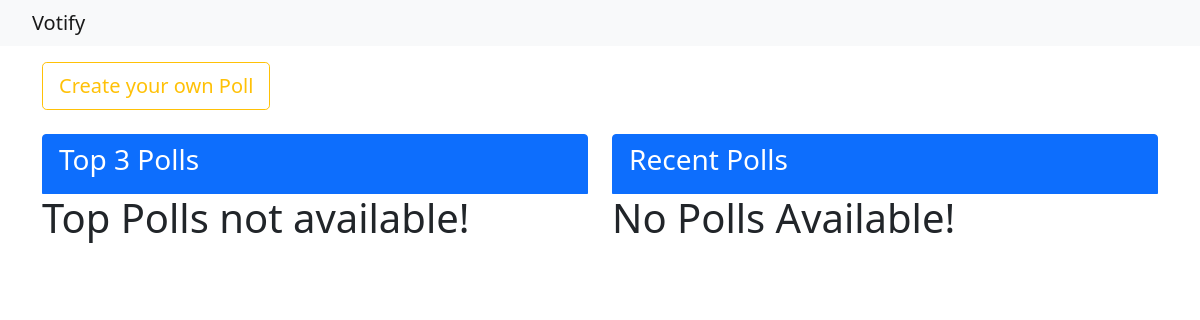
Page /poll/ on the earlier database version.
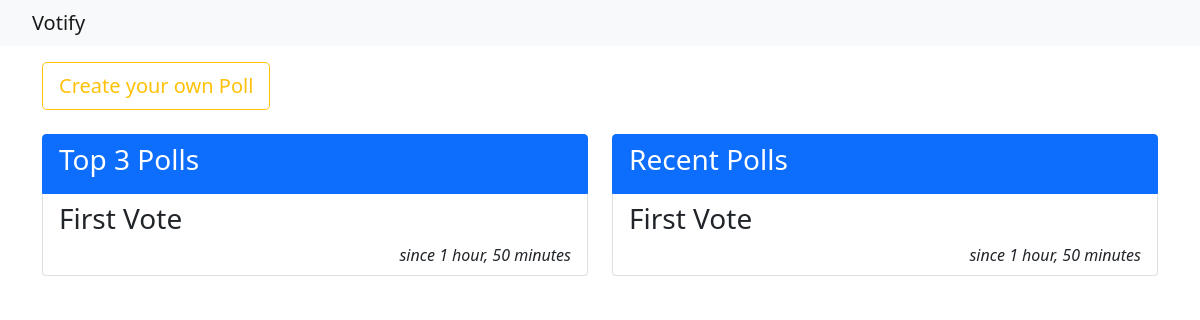
Same page on the later database version.
### votingapp/models.py (models this page shows, shortened)
class Poll(models.Model):
    author = models.ForeignKey('auth.User', on_delete=models.DO_NOTHING)
    title = models.CharField(max_length=256, unique=True)
    text = models.TextField()
    created_date = models.DateTimeField(default=timezone.now())
    last_update = models.DateTimeField(default=timezone.now())

### votingapp/views.py (the view)
# urls.py: path('poll/', poll_list.as_view(), name='poll_list'),
class poll_list(TemplateView):
    model = Poll
    template_name = 'poll_list.html'
    def get_context_data(self, **kwargs):
        LastPolls = Poll.objects.filter(created_date__lte = timezone.now()).order_by('-created_date')[:3]
        TopPolls = Poll.objects.filter(last_update__lte = timezone.now()).order_by('-last_update')[:3]
        context_data = super().get_context_data(**kwargs)
        context_data['LastPolls'] = LastPolls
        context_data['TopPolls'] = TopPolls
        return context_data

### votingapp/templates/votingapp/poll_list.html (shortened to what this page needs)
{% extends 'shared.html' %}
{% block body_block %}
<div class="mb-4">
  <div class="row">
    <div class="col-6">
      <a href="{% url 'votingapp:poll_new' %}"> <button type="button" class="btn  btn-lg btn-outline-warning"">Create your own Poll</button></a>
    </div>
  </div>
</div>
<div class=" justify-content-center">
          <div class="row w-cols-2">
            <div class="col">
              <ul class="list-group">
                <li class="list-group-item active" aria-current="true">
                  <h3>Top 3 Polls</h3>
                </li>
                {% if TopPolls %}
                {% for item in TopPolls %}
                <li class="list-group-item">
                  <h3>{{item.title}}</h3>
                  <div class="text-end"> <i id="log">since {{item.created_date | timesince}}</i> </div>
                </li>
                {% endfor %}
                {% else %}
                <h1>Top Polls not available!</h1>
                {% endif %}
              </ul>
            </div>
            <div class="col">
              <ul class="list-group">
                <li class="list-group-item active" aria-current="true">
                  <h3>Recent Polls</h3>
                </li>
                {% if LastPolls %}
                {% for item in LastPolls %}
                <li class="list-group-item">
                  <h3>{{item.title}}</h3>
                  <div class="text-end"> <i id="log">since {{item.created_date | timesince}}</i> </div>
                </li>
                {% endfor %}
                {% else %}
                <h1>No Polls Available!</h1>
                {% endif %}
              </ul>
            </div>
          </div>
    </div>
    {% endblock %}

### votingapp/templates/votingapp/shared.html (shortened to what this page needs)
<!DOCTYPE html>
{% load static %}
<html lang="en" dir="ltr">
<head>
  <link href="https://cdn.jsdelivr.net/npm/bootstrap@5.1.3/dist/css/bootstrap.min.css" rel="stylesheet">
  <link rel="stylesheet" href="{% static 'css/style.css' %}">
</head>
<body>
  <ul class="navbar navbar-expand-lg navbar-light bg-light">
    <strong><a class="navbar-brand lead" href="#">Votify</a></strong>
  </ul>
  <div class="container">
    {% block body_block %}
    {% endblock %}
  </div>
</body>
</html>

Differences in the rows shown:
added Poll: title "First Vote", created_date "1 hour, 50 minutes"
Other differences:
text no longer shown: "Top Polls not available! No Polls Available!"
